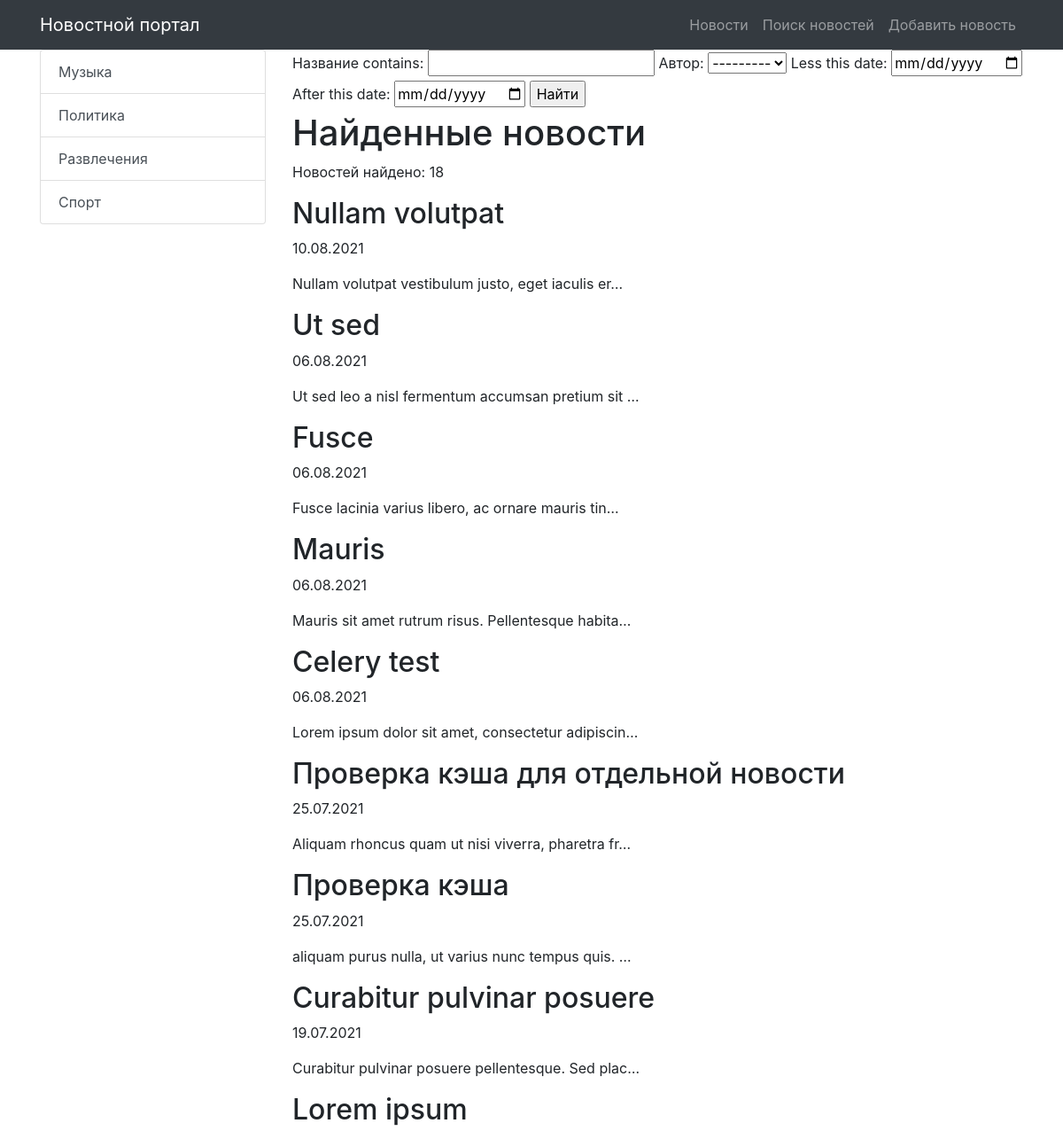
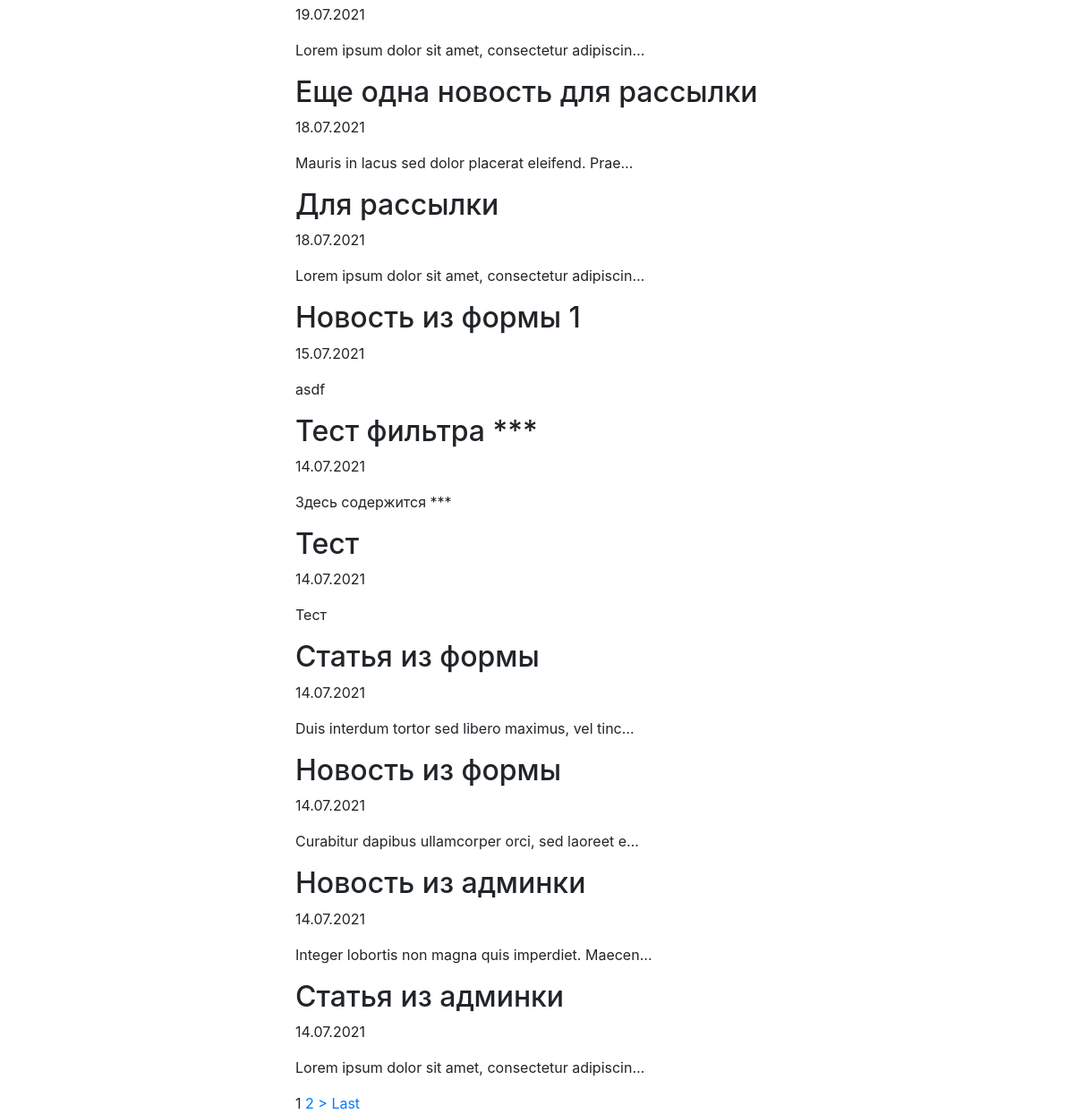
The app's page /news/search/ with its own data (2 pictures, top to bottom).
### news/models.py (models this page shows, shortened)
class Category(models.Model):
    title = models.CharField(max_length=255, unique=True, verbose_name='Название категории')
    subscribers = models.ManyToManyField(User)
    class Meta:
        verbose_name = 'Категория'
        verbose_name_plural = 'Категории'
        ordering = ['title']
    def get_absolute_url(self):
        return reverse('news_category', kwargs={'category_id': self.pk})

class Post(models.Model):
    TYPE = [
        ('Article', 'Статья'),
        ('News', 'Новость'),
    ]
    author = models.ForeignKey(Author, on_delete=models.CASCADE, verbose_name='Автор')
    category = models.ManyToManyField(Category, through='PostCategory')
    type = models.CharField(max_length=20, choices=TYPE, verbose_name='Тип поста', default='Article')
    creation_datetime = models.DateTimeField(auto_now_add=True, verbose_name='Дата публикации')
    title = models.CharField(max_length=255, verbose_name='Название')
    text = models.TextField(verbose_name='Содержание')
    rating = models.IntegerField(default=0, verbose_name='Рейтинг')
    class Meta:
        verbose_name = 'Пост'
        verbose_name_plural = 'Посты'
        ordering = ['-creation_datetime', 'title']

### news/views.py (the view)
# urls.py: path('search/', NewsSearch.as_view(), name='news_search'),
class NewsSearch(ListView):
    model = Post
    template_name = 'news/news_search.html'
    context_object_name = 'news'
    queryset = Post.objects.order_by('-creation_datetime')
    paginate_by = 5
    def get_context_data(self, **kwargs):
        context = super().get_context_data(**kwargs)
        context['posts_amount'] = len(Post.objects.all())
        context['filter'] = PostFilter(self.request.GET, queryset=self.get_queryset())
        context['categories'] = Category.objects.all()
        return context

### news/models.py (called while the page is built)
    def __str__(self):
        return f"{self.user}"

### news/templatetags/custom_filters.py (called while the page is built)
@register.filter(name='censor')
def censor(text, swearing):
    if swearing in text:
        return text.replace(swearing, '***')
    return text

### templates/news/news_search.html (shortened to what this page needs)
{% extends 'default.html' %}
{% load custom_filters %}
{% block content %}
    <form method="GET">
    {{ filter.form }}
    <input type="submit" value="Найти">
    </form>
    <h1>Найденные новости</h1>
    {% if news %}
    <p> Новостей найдено: {{ filter.qs | length }}</p>
        {% for news_one in filter.qs %}
            <h2>{{ news_one.title | censor:'очень_плохое_слово'}}</h2>
            <p>{{ news_one.creation_datetime | date:'d.m.Y'}}</p>
            <p>{{ news_one.text | censor:'очень_плохое_слово' | truncatechars:50}}</p>
        {% endfor %}
    {% else %}
        <h2>Новости не найдены</h2>
    {% endif %}
    {% if is_paginated %}
    {% for num in page_obj.paginator.page_range %}
        {% if page_obj.number == num %}
            <a>{{ num }}</a>
        {% elif num > page_obj.number|add:'-2' and num < page_obj.number|add:'2' %}
            <a href="?page={{ num }}">{{ num }}</a>
        {% endif %}
    {% endfor %}
    {% if page_obj.has_next %}
        <a href="?page={{ page_obj.next_page_number }}">></a>
        <a href="?page={{ page_obj.paginator.num_pages }}">Last</a>
    {% endif %}
    {% endif %}
{% endblock content %}

### templates/default.html (shortened to what this page needs)
{% load static %}
<!DOCTYPE html>
<html lang="en">
<head>
    <link href="{% static 'vendor/bootstrap/css/bootstrap.min.css' %}" rel="stylesheet">
</head>
<body>
{% load cache %}
{% cache 30 nav %}
{% block nav %}
<nav class="navbar navbar-expand-lg navbar-dark bg-dark static-top">
    <div class="container">
        <a class="navbar-brand" href="/news/">Новостной портал</a>
        <div class="collapse navbar-collapse" id="navbarResponsive">
            <ul class="navbar-nav ml-auto">
                <li class="nav-item">
                    <a class="nav-link" href="/news/">Новости</a>
                </li>
                <li class="nav-item">
                    <a class="nav-link" href="{% url 'news_search' %}">Поиск новостей</a>
                </li>
                <li class="nav-item">
                    <a class="nav-link" href="{% url 'news_add' %}">Добавить новость</a>
                </li>
            </ul>
        </div>
    </div>
</nav>
{% endblock %}
{% endcache %}
<div class="container">
    <div class="row">
        <div class="col-md-3">
            <div class="list-group">
                {% for item in categories %}
                <a href="{{ item.get_absolute_url }}" class="list-group-item list-group-item-action">
                    {{ item.title }}
                </a>
                {% endfor %}
            </div>
        </div>
        <div class="col-md-9">
            {% block content %}
            {% endblock content %}
        </div>
    </div>
</div>
</body>
</html>

### records on screen
Category: title "Музыка"
Category: title "Политика"
Category: title "Развлечения"
Category: title "Спорт"
Post: title|censor "Nullam volutpat", creation_datetime "10.08.2021", text|censor "Nullam volutpat vestibulum justo, eget iaculis er…"
Post: title|censor "Ut sed", creation_datetime "06.08.2021", text|censor "Ut sed leo a nisl fermentum accumsan pretium sit …"
Post: title|censor "Fusce", creation_datetime "06.08.2021", text|censor "Fusce lacinia varius libero, ac ornare mauris tin…"
Post: title|censor "Mauris", creation_datetime "06.08.2021", text|censor "Mauris sit amet rutrum risus. Pellentesque habita…"
Post: title|censor "Celery test", creation_datetime "06.08.2021", text|censor "Lorem ipsum dolor sit amet, consectetur adipiscin…"
Post: title|censor "Проверка кэша для отдельной новости", creation_datetime "25.07.2021", text|censor "Aliquam rhoncus quam ut nisi viverra, pharetra fr…"
Post: title|censor "Проверка кэша", creation_datetime "25.07.2021", text|censor "aliquam purus nulla, ut varius nunc tempus quis. …"
Post: title|censor "Curabitur pulvinar posuere", creation_datetime "19.07.2021", text|censor "Curabitur pulvinar posuere pellentesque. Sed plac…"
Post: title|censor "Lorem ipsum", creation_datetime "19.07.2021", text|censor "Lorem ipsum dolor sit amet, consectetur adipiscin…"
Post: title|censor "Еще одна новость для рассылки", creation_datetime "18.07.2021", text|censor "Mauris in lacus sed dolor placerat eleifend. Prae…"
Post: title|censor "Для рассылки", creation_datetime "18.07.2021", text|censor "Lorem ipsum dolor sit amet, consectetur adipiscin…"
Post: title|censor "Новость из формы 1", creation_datetime "15.07.2021", text|censor "asdf"
Post: title|censor "Тест фильтра ***", creation_datetime "14.07.2021", text|censor "Здесь содержится ***"
Post: title|censor "Тест", creation_datetime "14.07.2021", text|censor "Тест"
Post: title|censor "Статья из формы", creation_datetime "14.07.2021", text|censor "Duis interdum tortor sed libero maximus, vel tinc…"
Post: title|censor "Новость из формы", creation_datetime "14.07.2021", text|censor "Curabitur dapibus ullamcorper orci, sed laoreet e…"
Post: title|censor "Новость из админки", creation_datetime "14.07.2021", text|censor "Integer lobortis non magna quis imperdiet. Maecen…"
Post: title|censor "Статья из админки", creation_datetime "14.07.2021", text|censor "Lorem ipsum dolor sit amet, consectetur adipiscin…"

### other values on screen
{{ filter.qs | length }} "18"
{{ num }} "1"
{{ num }} "2"
